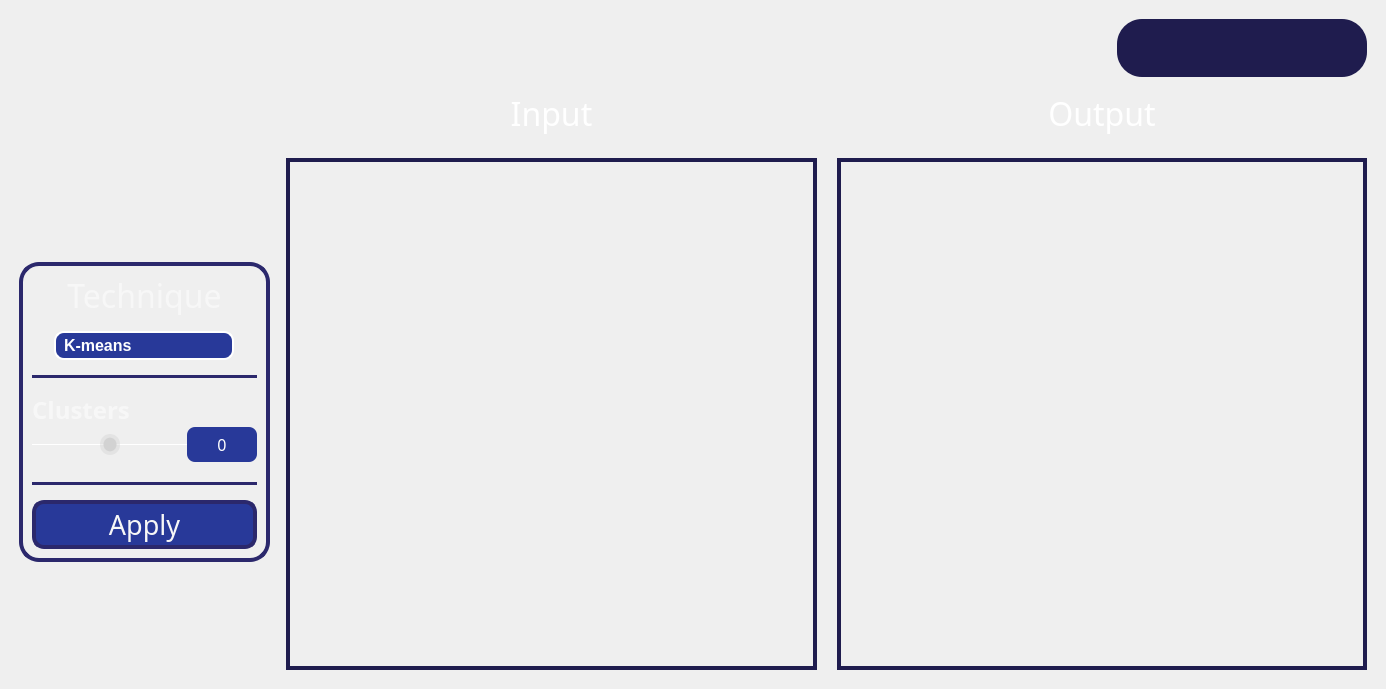
      <widget class="QWidget" name="clusterTab">
       <attribute name="title">
        <string>Clustering</string>
       </attribute>
       <widget class="QWidget" name="">
        <property name="geometry">
         <rect>
          <x>9</x>
          <y>222</y>
          <width>261</width>
          <height>381</height>
         </rect>
        </property>
        <layout class="QVBoxLayout" name="verticalLayout_5">
         <property name="leftMargin">
          <number>10</number>
         </property>
         <item>
          <spacer name="verticalSpacer_12">
           <property name="orientation">
            <enum>Qt::Vertical</enum>
           </property>
           <property name="sizeType">
            <enum>QSizePolicy::Maximum</enum>
           </property>
           <property name="sizeHint" stdset="0">
            <size>
             <width>20</width>
             <height>120</height>
            </size>
           </property>
          </spacer>
         </item>
         <item>
          <widget class="QFrame" name="frame_2">
           <property name="minimumSize">
            <size>
             <width>250</width>
             <height>0</height>
            </size>
           </property>
           <property name="maximumSize">
            <size>
             <width>250</width>
             <height>16777215</height>
            </size>
           </property>
           <property name="styleSheet">
            <string notr="true">QFrame{
	border-radius:20px;
	border: 4px solid rgb(43, 40, 108);
}</string>
           </property>
           <property name="frameShape">
            <enum>QFrame::StyledPanel</enum>
           </property>
           <property name="frameShadow">
            <enum>QFrame::Raised</enum>
           </property>
           <layout class="QGridLayout" name="gridLayout_4">
            <property name="sizeConstraint">
             <enum>QLayout::SetMaximumSize</enum>
            </property>
            <property name="horizontalSpacing">
             <number>6</number>
            </property>
            <item row="1" column="0">
             <layout class="QVBoxLayout" name="verticalLayout_14">
              <property name="spacing">
               <number>15</number>
              </property>
              <property name="topMargin">
               <number>10</number>
              </property>
              <item alignment="Qt::AlignHCenter">
               <widget class="QComboBox" name="clusters_comboBox">
                <property name="minimumSize">
                 <size>
                  <width>180</width>
                  <height>0</height>
                 </size>
                </property>
                <property name="maximumSize">
                 <size>
                  <width>180</width>
                  <height>16777215</height>
                 </size>
                </property>
                <property name="styleSheet">
                 <string notr="true">QComboBox {
    border: 2px solid rgb(255, 255, 255); /* Border color for the combobox */
    border-radius: 10px;
    padding: 2px 18px 2px 8px; /* Adjust padding as needed */
    background-color: rgb(40, 57, 153); /* Background color of the combobox */
    color: #FFFFFF; /* Text color */
	font-family: &quot;Overpass&quot;, sans-serif; /* Set the desired font-family */
	font-weight:bold;
	font-size:16px;
}

QComboBox:hover {
    border: 2px solid rgb(207, 207, 207); /* Border color for the combobox */
}

QComboBox::drop-down {
    border: none;
}

QComboBox::down-arrow {
	image: url(icons/arrow-drop-down.png);
    width: 35px;
    height: 35px;
	margin-right: 20px; /* Adjust the margin-right to move the arrow to the left */
}




</string>
                </property>
                <item>
                 <property name="text">
                  <string>K-means</string>
                 </property>
                </item>
                <item>
                 <property name="text">
                  <string>Region-Growing</string>
                 </property>
                </item>
                <item>
                 <property name="text">
                  <string>Mean-Shift</string>
                 </property>
                </item>
                <item>
                 <property name="text">
                  <string>Agglomerative</string>
                 </property>
                </item>
               </widget>
              </item>
              <item>
               <widget class="Line" name="line_3">
                <property name="styleSheet">
                 <string notr="true">/* Line style */

  /* Set the width of the line */
  width: 20px;

  /* Set the height of the line */
  height: 5px;

  /* Set the background color of the line */
  background-color: rgb(43, 40, 108);

  /* Set the border of the line */
  border: 10px;

  /* Set the border radius of the line */
  border-radius:5px;



</string>
                </property>
                <property name="orientation">
                 <enum>Qt::Horizontal</enum>
                </property>
               </widget>
              </item>
              <item>
               <layout class="QVBoxLayout" name="verticalLayout_16">
                <property name="spacing">
                 <number>0</number>
                </property>
                <property name="bottomMargin">
                 <number>5</number>
                </property>
                <item alignment="Qt::AlignLeft">
                 <widget class="QLabel" name="clustersLabel">
                  <property name="maximumSize">
                   <size>
                    <width>16777215</width>
                    <height>40</height>
                   </size>
                  </property>
                  <property name="font">
                   <font>
                    <family>Overpass Black</family>
                    <pointsize>18</pointsize>
                    <bold>true</bold>
                   </font>
                  </property>
                  <property name="styleSheet">
                   <string notr="true">QLabel{
	color: rgb(247, 247, 247);
	border:none;
}</string>
                  </property>
                  <property name="text">
                   <string>Clusters</string>
                  </property>
                  <property name="textFormat">
                   <enum>Qt::AutoText</enum>
                  </property>
                  <property name="alignment">
                   <set>Qt::AlignCenter</set>
                  </property>
                 </widget>
                </item>
                <item>
                 <layout class="QHBoxLayout" name="horizontalLayout_11">
                  <item>
                   <widget class="QSlider" name="clustersSlider">
                    <property name="sizePolicy">
                     <sizepolicy hsizetype="Preferred" vsizetype="Preferred">
                      <horstretch>0</horstretch>
                      <verstretch>0</verstretch>
                     </sizepolicy>
                    </property>
                    <property name="minimumSize">
                     <size>
                      <width>100</width>
                      <height>35</height>
                     </size>
                    </property>
                    <property name="maximumSize">
                     <size>
                      <width>16777215</width>
                      <height>40</height>
                     </size>
                    </property>
                    <property name="styleSheet">
                     <string notr="true">QSlider:horizontal {
    min-height: 35%;
}
QSlider::groove:horizontal {
    height: 1px;
    background: white; 
}
QSlider::handle:horizontal {
    width: 20px;
    margin-top: -10px;
    margin-bottom: -10px;
    border-radius: 10px;
    background: qradialgradient(spread:reflect, cx:0.5, cy:0.5, radius:0.5, fx:0.5, fy:0.5, stop:0.6 rgba(210, 210, 210, 255), stop:0.7 rgba(210, 210, 210, 100));
}
QSlider::handle:horizontal:hover {
    background: qradialgradient(spread:reflect, cx:0.5, cy:0.5, radius:0.5, fx:0.5, fy:0.5, stop:0.6 rgba(255, 255, 255, 255), stop:0.7 rgba(255, 255, 255, 100));
}</string>
                    </property>
                    <property name="minimum">
                     <number>50</number>
                    </property>
                    <property name="maximum">
                     <number>250</number>
                    </property>
                    <property name="value">
                     <number>150</number>
                    </property>
                    <property name="orientation">
                     <enum>Qt::Horizontal</enum>
                    </property>
                   </widget>
                  </item>
                  <item>
                   <widget class="QLabel" name="cluster_val">
                    <property name="maximumSize">
                     <size>
                      <width>70</width>
                      <height>40</height>
                     </size>
                    </property>
                    <property name="font">
                     <font>
                      <family>Impact</family>
                      <pointsize>12</pointsize>
                     </font>
                    </property>
                    <property name="styleSheet">
                     <string notr="true">QLabel {
background-color: rgb(40, 57, 153);
border: 0;
border-radius: 8px;
color: #fff;
}</string>
                    </property>
                    <property name="frameShape">
                     <enum>QFrame::NoFrame</enum>
                    </property>
                    <property name="frameShadow">
                     <enum>QFrame::Plain</enum>
                    </property>
                    <property name="lineWidth">
                     <number>5</number>
                    </property>
                    <property name="midLineWidth">
                     <number>5</number>
                    </property>
                    <property name="text">
                     <string>0</string>
                    </property>
                    <property name="textFormat">
                     <enum>Qt::AutoText</enum>
                    </property>
                    <property name="alignment">
                     <set>Qt::AlignCenter</set>
                    </property>
                   </widget>
                  </item>
                 </layout>
                </item>
               </layout>
              </item>
              <item>
               <widget class="Line" name="line_4">
                <property name="styleSheet">
                 <string notr="true">/* Line style */

  /* Set the width of the line */
  width: 20px;

  /* Set the height of the line */
  height: 5px;

  /* Set the background color of the line */
  background-color: rgb(43, 40, 108);

  /* Set the border of the line */
  border: 10px;

  /* Set the border radius of the line */
  border-radius:5px;



</string>
                </property>
                <property name="orientation">
                 <enum>Qt::Horizontal</enum>
                </property>
               </widget>
              </item>
              <item>
               <widget class="QPushButton" name="applyCluster">
                <property name="enabled">
                 <bool>true</bool>
                </property>
                <property name="sizePolicy">
                 <sizepolicy hsizetype="Minimum" vsizetype="Fixed">
                  <horstretch>0</horstretch>
                  <verstretch>0</verstretch>
                 </sizepolicy>
                </property>
                <property name="minimumSize">
                 <size>
                  <width>0</width>
                  <height>0</height>
                 </size>
                </property>
                <property name="maximumSize">
                 <size>
                  <width>16777215</width>
                  <height>16777215</height>
                 </size>
                </property>
                <property name="font">
                 <font>
                  <family>Impact</family>
                  <pointsize>20</pointsize>
                  <bold>false</bold>
                 </font>
                </property>
                <property name="layoutDirection">
                 <enum>Qt::LeftToRight</enum>
                </property>
                <property name="autoFillBackground">
                 <bool>false</bool>
                </property>
                <property name="styleSheet">
                 <string notr="true">QPushButton{
appearance: button;
backface-visibility: hidden;
background-color: #283999;
border-radius: 12px;
border: 4px solid rgb(43, 40, 108);
box-shadow: rgba(50, 50, 93, .1) 0 0 0 1px inset,rgba(50, 50, 93, .1) 0 2px 5px 0,rgba(0, 0, 0, .07) 0 1px 1px 0;
	color: rgb(247, 247, 247);
margin-left:0;
cursor: pointer;
font-size: 100%;
height: 35px;
padding: 3px 15px;
position: relative;
text-align: center;
}
QPushButton:hover{
background-color: #3348c1;
}
QPushButton:pressed{
background-color: #1c2973;
}</string>
                </property>
                <property name="text">
                 <string>Apply</string>
                </property>
                <property name="autoDefault">
                 <bool>false</bool>
                </property>
               </widget>
              </item>
             </layout>
            </item>
            <item row="0" column="0">
             <widget class="QLabel" name="Technique_2">
              <property name="maximumSize">
               <size>
                <width>16777215</width>
                <height>40</height>
               </size>
              </property>
              <property name="font">
               <font>
                <family>Impact</family>
                <pointsize>24</pointsize>
                <bold>false</bold>
               </font>
              </property>
              <property name="styleSheet">
               <string notr="true">QLabel{
	color: rgb(247, 247, 247);
	border:none;
}</string>
              </property>
              <property name="text">
               <string>Technique</string>
              </property>
              <property name="textFormat">
               <enum>Qt::AutoText</enum>
              </property>
              <property name="alignment">
               <set>Qt::AlignCenter</set>
              </property>
             </widget>
            </item>
           </layout>
          </widget>
         </item>
         <item>
          <spacer name="verticalSpacer_13">
           <property name="orientation">
            <enum>Qt::Vertical</enum>
           </property>
           <property name="sizeType">
            <enum>QSizePolicy::Maximum</enum>
           </property>
           <property name="sizeHint" stdset="0">
            <size>
             <width>20</width>
             <height>120</height>
            </size>
           </property>
          </spacer>
         </item>
        </layout>
       </widget>
       <widget class="QWidget" name="">
        <property name="geometry">
         <rect>
          <x>276</x>
          <y>9</y>
          <width>1101</width>
          <height>671</height>
         </rect>
        </property>
        <layout class="QVBoxLayout" name="verticalLayout_33">
         <property name="leftMargin">
          <number>10</number>
         </property>
         <property name="topMargin">
          <number>10</number>
         </property>
         <property name="rightMargin">
          <number>10</number>
         </property>
         <property name="bottomMargin">
          <number>10</number>
         </property>
         <item>
          <layout class="QHBoxLayout" name="horizontalLayout_17">
           <item>
            <spacer name="horizontalSpacer_3">
             <property name="orientation">
              <enum>Qt::Horizontal</enum>
             </property>
             <property name="sizeHint" stdset="0">
              <size>
               <width>40</width>
               <height>20</height>
              </size>
             </property>
            </spacer>
           </item>
           <item>
            <widget class="QFrame" name="frame_13">
             <property name="minimumSize">
              <size>
               <width>250</width>
               <height>0</height>
              </size>
             </property>
             <property name="maximumSize">
              <size>
               <width>400</width>
               <height>16777215</height>
              </size>
             </property>
             <property name="styleSheet">
              <string notr="true">background-color: #1f1c4e;
border-radius:25px;</string>
             </property>
             <property name="frameShape">
              <enum>QFrame::StyledPanel</enum>
             </property>
             <property name="frameShadow">
              <enum>QFrame::Raised</enum>
             </property>
             <layout class="QGridLayout" name="gridLayout_8">
              <property name="leftMargin">
               <number>0</number>
              </property>
              <property name="rightMargin">
               <number>0</number>
              </property>
              <property name="verticalSpacing">
               <number>10</number>
              </property>
              <item row="0" column="0">
               <layout class="QHBoxLayout" name="horizontalLayout_18">
                <property name="spacing">
                 <number>5</number>
                </property>
                <item>
                 <widget class="QPushButton" name="importButton2">
                  <property name="minimumSize">
                   <size>
                    <width>60</width>
                    <height>40</height>
                   </size>
                  </property>
                  <property name="maximumSize">
                   <size>
                    <width>50</width>
                    <height>70</height>
                   </size>
                  </property>
                  <property name="toolTip">
                   <string>Upload File</string>
                  </property>
                  <property name="styleSheet">
                   <string notr="true">QPushButton {
    appearance: button;
    background: rgba(74, 74, 74, 0);
    border-radius: 12px;
	
	image: url(icons/upload-square-svgrepo-com.png);
	icon-size: 40px; /* Set the desired icon size */
}

QPushButton:hover {
    background-color: rgb(255, 255, 255);
	image: url(icons/upload-square-svgrepo-com (1).png);
	icon-size: 40px; /* Set the desired icon size */
}
QPushButton:pressed {
    background-color: #A0A0A0; /* Set the desired color when the button is pressed */
}</string>
                  </property>
                  <property name="text">
                   <string/>
                  </property>
                 </widget>
                </item>
                <item>
                 <widget class="QPushButton" name="resetButton2">
                  <property name="minimumSize">
                   <size>
                    <width>60</width>
                    <height>40</height>
                   </size>
                  </property>
                  <property name="maximumSize">
                   <size>
                    <width>50</width>
                    <height>70</height>
                   </size>
                  </property>
                  <property name="toolTip">
                   <string>&lt;html&gt;&lt;head/&gt;&lt;body&gt;&lt;p&gt;Reset&lt;/p&gt;&lt;/body&gt;&lt;/html&gt;</string>
                  </property>
                  <property name="styleSheet">
                   <string notr="true">QPushButton {
    appearance: button;
    background: rgba(74, 74, 74, 0);
    border-radius: 20px;
	
	image: url(icons/reset-svgrepo-com.png);
	icon-size: 40px; /* Set the desired icon size */
}

QPushButton:hover {
    background-color: rgb(255, 255, 255);
	image: url(icons/reset-svgrepo-com (1).png);
	icon-size: 40px; /* Set the desired icon size */
}
QPushButton:pressed {
    background-color: #A0A0A0; /* Set the desired color when the button is pressed */
}</string>
                  </property>
                  <property name="text">
                   <string/>
                  </property>
                  <property name="iconSize">
                   <size>
                    <width>40</width>
                    <height>40</height>
                   </size>
                  </property>
                 </widget>
                </item>
                <item>
                 <widget class="QPushButton" name="clearButton2">
                  <property name="minimumSize">
                   <size>
                    <width>60</width>
                    <height>40</height>
                   </size>
                  </property>
                  <property name="maximumSize">
                   <size>
                    <width>50</width>
                    <height>70</height>
                   </size>
                  </property>
                  <property name="toolTip">
                   <string>&lt;html&gt;&lt;head/&gt;&lt;body&gt;&lt;p&gt;Clear&lt;/p&gt;&lt;/body&gt;&lt;/html&gt;</string>
                  </property>
                  <property name="styleSheet">
                   <string notr="true">QPushButton {
    appearance: button;
    background: rgba(74, 74, 74, 0);
    border-radius: 20px;
	
	image: url(icons/clear-circle-svgrepo-com.png);
	icon-size: 40px; /* Set the desired icon size */
}

QPushButton:hover {
    background-color: rgb(255, 255, 255);
	
	image: url(icons/clear-circle-svgrepo-com (1).png);
	icon-size: 40px; /* Set the desired icon size */
}
QPushButton:pressed {
    background-color: #A0A0A0; /* Set the desired color when the button is pressed */
}</string>
                  </property>
                  <property name="text">
                   <string/>
                  </property>
                  <property name="iconSize">
                   <size>
                    <width>40</width>
                    <height>40</height>
                   </size>
                  </property>
                 </widget>
                </item>
               </layout>
              </item>
             </layout>
            </widget>
           </item>
          </layout>
         </item>
         <item>
          <layout class="QHBoxLayout" name="horizontalLayout_23" stretch="1,1">
           <property name="spacing">
            <number>20</number>
           </property>
           <property name="topMargin">
            <number>5</number>
           </property>
           <item>
            <layout class="QVBoxLayout" name="verticalLayout_34" stretch="0,0">
             <item>
              <widget class="QLabel" name="inputLabel_3">
               <property name="maximumSize">
                <size>
                 <width>16777215</width>
                 <height>50</height>
                </size>
               </property>
               <property name="font">
                <font>
                 <family>Impact</family>
                 <pointsize>24</pointsize>
                 <bold>false</bold>
                </font>
               </property>
               <property name="styleSheet">
                <string notr="true">QLabel{
	color: white;
	border:none;
}</string>
               </property>
               <property name="text">
                <string>Input</string>
               </property>
               <property name="alignment">
                <set>Qt::AlignCenter</set>
               </property>
              </widget>
             </item>
             <item>
              <widget class="QWidget" name="input2" native="true">
               <property name="styleSheet">
                <string notr="true">	border: 4px solid #1f1c4e;
</string>
               </property>
              </widget>
             </item>
            </layout>
           </item>
           <item>
            <layout class="QVBoxLayout" name="verticalLayout_35" stretch="2,3">
             <property name="leftMargin">
              <number>0</number>
             </property>
             <property name="rightMargin">
              <number>0</number>
             </property>
             <item>
              <widget class="QLabel" name="outputLabel_3">
               <property name="maximumSize">
                <size>
                 <width>16777215</width>
                 <height>50</height>
                </size>
               </property>
               <property name="font">
                <font>
                 <family>Impact</family>
                 <pointsize>24</pointsize>
                 <bold>false</bold>
                </font>
               </property>
               <property name="styleSheet">
                <string notr="true">QLabel{
	color: white;
	border:none;
}</string>
               </property>
               <property name="text">
                <string>Output</string>
               </property>
               <property name="alignment">
                <set>Qt::AlignCenter</set>
               </property>
              </widget>
             </item>
             <item>
              <widget class="QWidget" name="output2" native="true">
               <property name="styleSheet">
                <string notr="true">	border: 4px solid #1f1c4e;</string>
               </property>
              </widget>
             </item>
            </layout>
           </item>
          </layout>
         </item>
        </layout>
       </widget>
      </widget>
